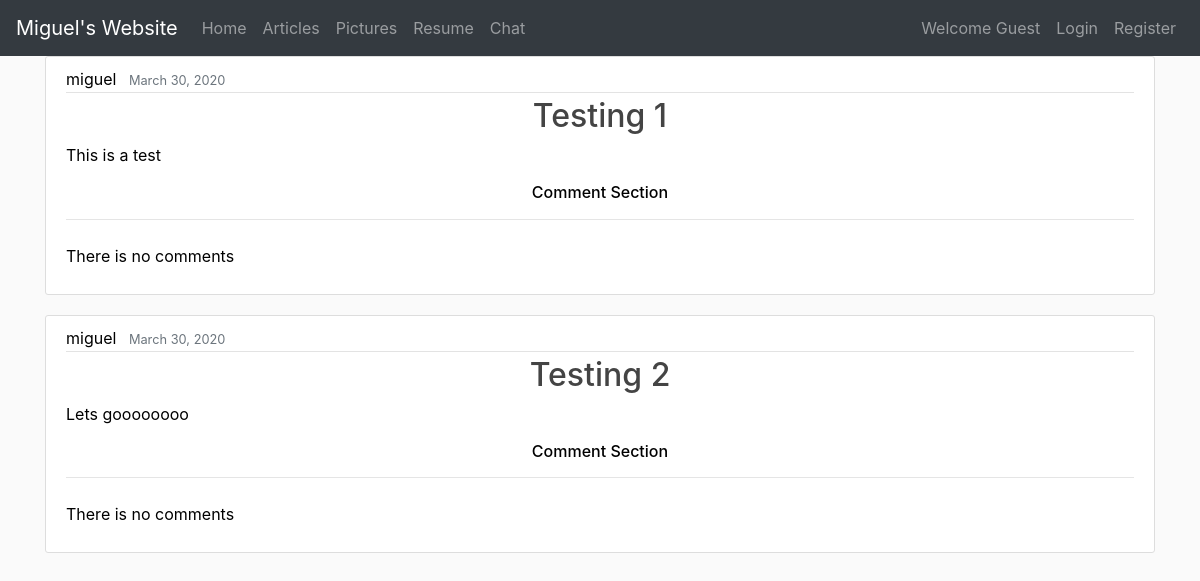
The page /articles/ on the database as committed earlier.
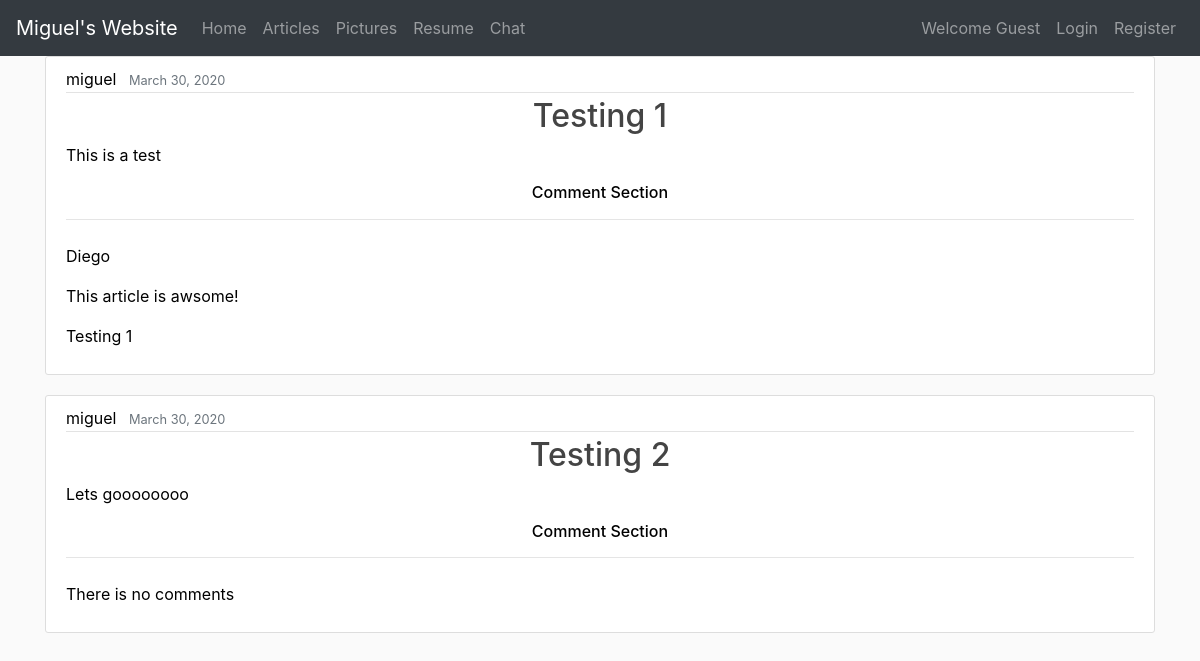
The same page on the database as committed later.
### myapp/models.py (models this page shows, shortened)
class Articles(models.Model):
    title = models.CharField(max_length=100)
    content = models.TextField()
    datePosted = models.DateTimeField(auto_now_add=True)
    author = models.ForeignKey(User, on_delete=models.CASCADE)
    def __str__(self):
        return self.title

class Comment(models.Model):
    comment = models.CharField(max_length=240)
    author = models.ForeignKey(User, on_delete=models.CASCADE)
    content = models.ForeignKey(Articles, on_delete=models.CASCADE)

### myapp/views.py (the view)
# urls.py: path('articles/', views.articles, name = 'Articles'),
def articles(request):
    articles_objects = Articles.objects.all()
    articles=[]
    for article in articles_objects:
        comment_objects=Comment.objects.filter(content=article)
        temp_article={}
        temp_article["title"] = article.title
        temp_article["content"]=article.content
        temp_article["datePosted"] = article.datePosted
        temp_article["author"]=article.author.username
        temp_article["comments"]=comment_objects
        articles+=[temp_article]
    context = {
        'articles': articles,
    }
    return render(request, 'myapp/articles.html', context)

### myapp/templates/myapp/articles.html
{% extends "myapp/base.html" %}
{% block content %}
    {% for article in articles %}
        <article class="media content-section">
            <div class="media-body">
                <div class="article-metadata">
                    <a class="mr-2" >{{ article.author }}</a>
                    <small class="text-muted">{{ article.datePosted|date:"F d, Y" }}</small>
                </div>
                <h2><a class="article-title" href="#">{{ article.title }}</a></h2>
                <p class="article-content">{{ article.content }}</p>
                <div class="mb-4">
                    <h6 class ="text">Comment Section</h6>
                    <hr class="solid">
                </div>
                {% for comment in article.comments %}
                    <p>{{ comment.author }}</p>
                    <p>{{ comment.comment }}</p>
                    <p>{{ comment.content }}</p>
                {% empty %}
                    <p>There is no comments</p>
                {% endfor %}
            </div>
        </article>
    {% endfor %}
{% endblock content %}

Rows that differ between the two databases and show on the page:
added Comment: author "Diego", comment "This article is awsome!", content "Testing 1"
Other text that changed with them:
list line gone: "There is no comments"
